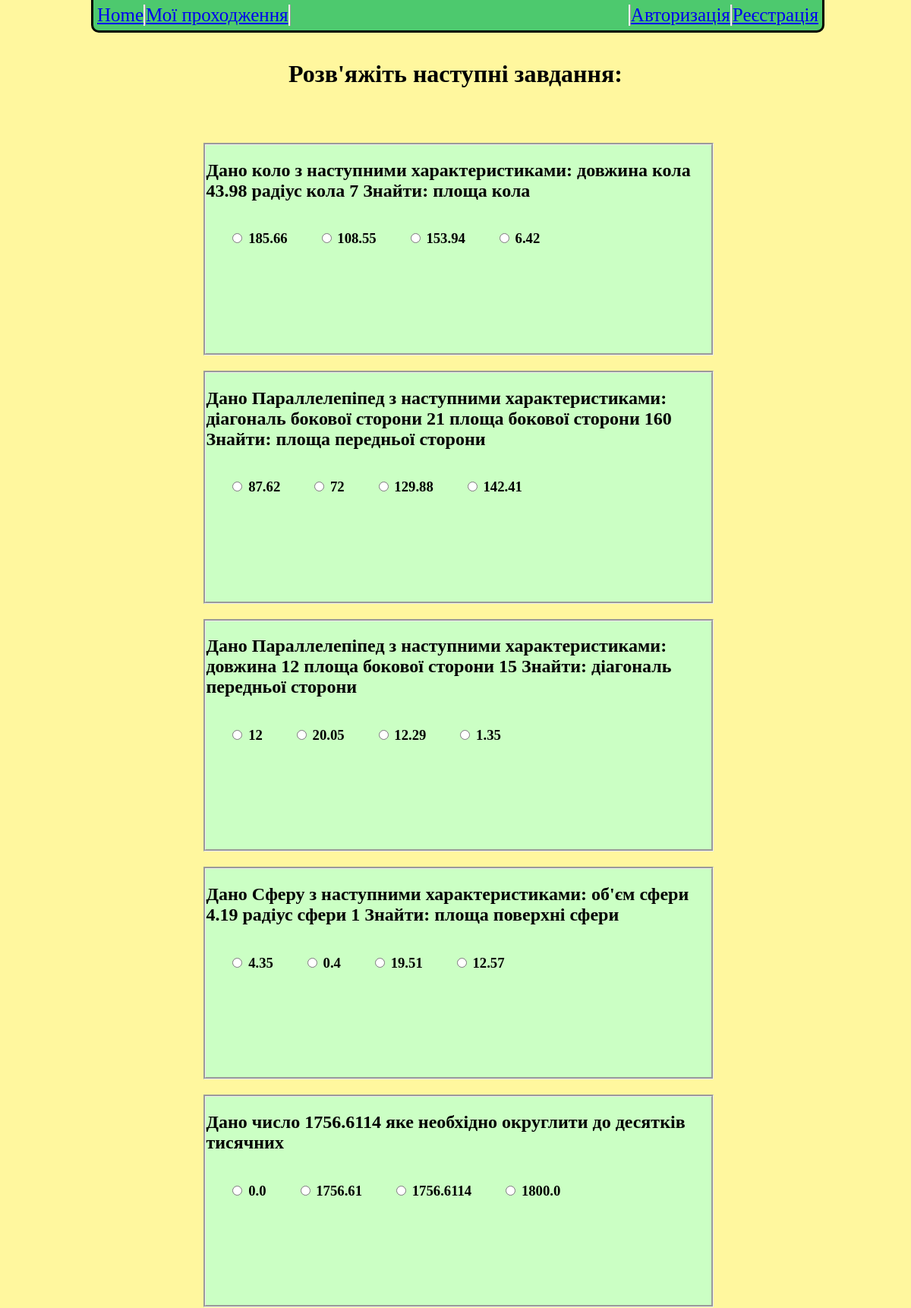
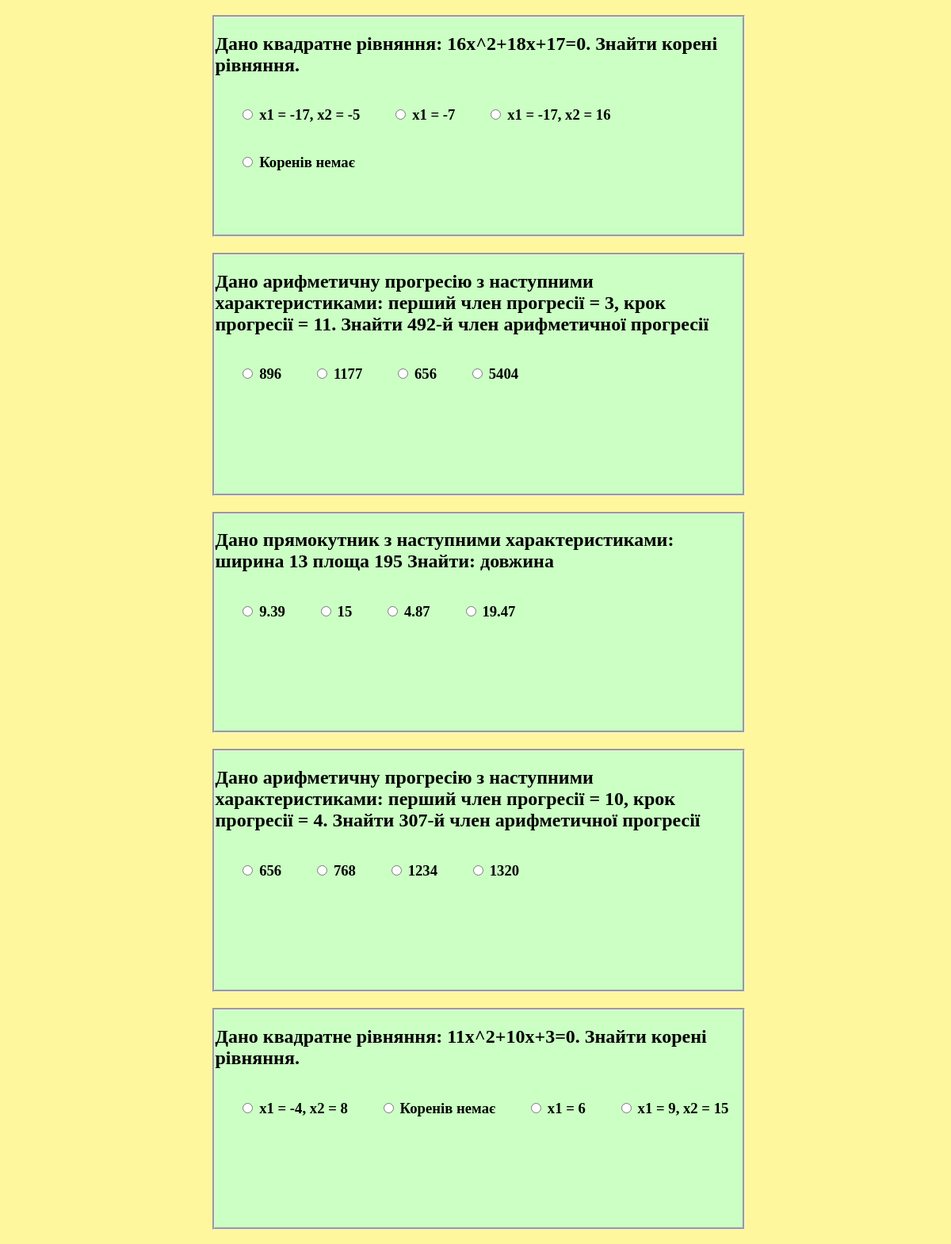
The page /tasks (upper part) on the database its author committed (2 pictures, top to bottom).
### models/tasks.py (models this page shows, shortened)
class TaskModel(db.Model):
    __tablename__ = "tasks"
    task_id = db.Column(db.Integer, primary_key=True)
    task_text = db.Column(db.String(1000), nullable=False)
    task_correct_answer = db.Column(db.String(125), nullable=False)
    answer_1 = db.Column(db.String(200), nullable=False)
    answer_2 = db.Column(db.String(200), nullable=False)
    answer_3 = db.Column(db.String(200), nullable=False)
    answer_4 = db.Column(db.String(200), nullable=False)
    task_datetime_of_creation = db.Column(db.DateTime, nullable=False)
    user_id = db.Column(db.Integer, db.ForeignKey('user.user_id'), nullable=False)
    user = db.relationship('UserModel', backref=db.backref('user', lazy=True))
    @classmethod
    def get_all_tasks(cls):
        return TaskModel.query.all()

### app.py (the view)
@app.route('/tasks')
def solve_tasks():
    tasks = TaskModel.get_all_tasks()
    return render_template('solve_tasks.html', tasks=random.sample(tasks, 20), user=UserModel(), validate_user=load_user(current_user.get_id()))

### app.py (called while the page is built)
@manager.user_loader
def load_user(user_id):
    return UserModel.query.get(user_id)

@app.after_request
def redirect_to_signin(response):
    if response.status_code == 401:
        return redirect(url_for('login_page') + '?next=' + request.url)
    return response

### models/user.py (called while the page is built)
    @classmethod
    def find_by_id(cls, user_id):
        return UserModel.query.filter_by(user_id=user_id).first()

### templates/solve_tasks.html (shortened to what this page needs)
<html>
    <head>
        <link rel="stylesheet" type="text/css" href="{{ url_for( 'static', filename='css/style.css', v=8) }}">
    </head>
    <body>
        <div class="header">
            <div class="nav_buttons">
                <div class="home_button">
                    <a href="{{url_for('index')}}">Home</a>
                </div>
                <div class="my_posts">
                    <a href="{{url_for('history')}}">Мої проходження</a>
                </div>
            </div>
            <div class="log_buttons">
                {% if validate_user == None %}
                <div class="register">
                    <a href="{{url_for('register')}}">Реєстрація</a>
                </div>
                <div class="login">
                    <a href="{{url_for('login_page')}}">Авторизація</a>
                </div>
                {% endif %}
            </div>
        </div>
        <div class="name_of_results">
            <h1> Розв'яжіть наступні завдання: </h1>
        </div>
        <div class="tasks_list">
            <form method="post" action="/solved_tasks">
            {% for task in tasks %}
            <div class="task_body">
                <div class="task_problem">
                    <h2> {{ task.task_text }} </h2>
                </div>
                    <div class="answers_block">
                        <div class="answer_1">
                            <h3><input type="radio" name="{{task.task_id}}" value="{{task.answer_1}}"> {{ task.answer_1 }} </h3>
                        </div>
                        <div class="answer_2">
                            <h3><input type="radio" name="{{task.task_id}}" value="{{task.answer_2}}"> {{ task.answer_2 }} </h3>
                        </div>
                        <div class="answer_3">
                            <h3><input type="radio" name="{{task.task_id}}" value="{{task.answer_3}}"> {{ task.answer_3 }} </h3>
                        </div>
                        <div class="answer_4">
                            <h3><input type="radio" name="{{task.task_id}}" value="{{task.answer_4}}"> {{ task.answer_4 }} </h3>
                        </div>
                    </div>
            </div>
            {% endfor %}
                </form>
        </div>
    </body>
</html>

### static/css/style.css (style rules this page uses)
body { color: black; background-color: #fff79e; }
.name_of_results { text-align: center; padding-top: 50px; }
.tasks_list { width: 75%; left: 22%; top: 50px; height: max-content; position: relative; }
.task_body { width: 75%; height: max-content; border-style: groove; margin-bottom: 20px; padding-bottom: 180px; position: relative; background-color: #cbffc4; }
.task_problem { text-align: left; }
.answers_block { position: relative; }
.answer_1 { position: relative; float: left; padding-left: 10px; padding-right: 10px; margin-left: 20px; height: max-content; }
.answer_2 { position: relative; float: left; padding-left: 10px; padding-right: 10px; margin-left: 20px; }
.answer_3 { position: relative; float: left; padding-left: 10px; padding-right: 10px; margin-left: 20px; }
.answer_4 { position: relative; float: left; padding-left: 10px; padding-right: 10px; margin-left: 20px; }
.header { width: 80%; height: 40px; background-color: #4dc96e; border-bottom-style: solid; border-left-style: solid; border-right-style: solid; border-bottom-left-radius: 10px; border-bottom-right-radius: 10px; position: fixed; top: 0px; left: 10%; z-index: 9999; }
.nav_buttons { display: inline; float: left; margin-top: 6px; margin-left: 5px; font-size: 25px; text-align: center; }
.home_button { width: max-content; border-right-style: ridge; display: inline; float: left; }
.my_posts { width: max-content; border-right-style: ridge; float: left; display: inline; }
.log_buttons { display: inline; float: right; margin-top: 6px; margin-right: 5px; text-align: center; font-size: 25px; }
.login { float: right; border-left-style: ridge; }
.register { float: right; border-left-style: ridge; }

### rows shown on the page
TaskModel: task_text "Дано коло з наступними характеристиками: довжина кола 43.98 радіус кола 7 Знайти: площа кола", answer_1 "185.66", answer_2 "108.55", answer_3 "153.94", answer_4 "6.42"
TaskModel: task_text "Дано Параллелепіпед з наступними характеристиками: діагональ бокової сторони 21 площа бокової сторони 160 Знайти: площа передньої сторони", answer_1 "87.62", answer_2 "72", answer_3 "129.88", answer_4 "142.41"
TaskModel: task_text "Дано Параллелепіпед з наступними характеристиками: довжина 12 площа бокової сторони 15 Знайти: діагональ передньої сторони", answer_1 "12", answer_2 "20.05", answer_3 "12.29", answer_4 "1.35"
TaskModel: task_text "Дано Сферу з наступними характеристиками: об'єм сфери 4.19 радіус сфери 1 Знайти: площа поверхні сфери", answer_1 "4.35", answer_2 "0.4", answer_3 "19.51", answer_4 "12.57"
TaskModel: task_text "Дано число 1756.6114 яке необхідно округлити до десяткiв тисячних", answer_1 "0.0", answer_2 "1756.61", answer_3 "1756.6114", answer_4 "1800.0"
TaskModel: task_text "Дано квадратне рівняння: 16x^2+18x+17=0. Знайти корені рівняння.", answer_1 "x1 = -17, x2 = -5", answer_2 "x1 = -7", answer_3 "x1 = -17, x2 = 16", answer_4 "Коренiв немає"
TaskModel: task_text "Дано арифметичну прогресiю з наступними характеристиками: перший член прогресiї = 3, крок прогресiї = 11. Знайти 492-й член арифметичної прогресiї", answer_1 "896", answer_2 "1177", answer_3 "656", answer_4 "5404"
TaskModel: task_text "Дано прямокутник з наступними характеристиками: ширина 13 площа 195 Знайти: довжина", answer_1 "9.39", answer_2 "15", answer_3 "4.87", answer_4 "19.47"
TaskModel: task_text "Дано арифметичну прогресiю з наступними характеристиками: перший член прогресiї = 10, крок прогресiї = 4. Знайти 307-й член арифметичної прогресiї", answer_1 "656", answer_2 "768", answer_3 "1234", answer_4 "1320"
TaskModel: task_text "Дано квадратне рівняння: 11x^2+10x+3=0. Знайти корені рівняння.", answer_1 "x1 = -4, x2 = 8", answer_2 "Коренiв немає", answer_3 "x1 = 6", answer_4 "x1 = 9, x2 = 15"
